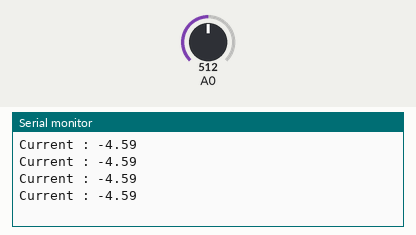
Bench run of a sketch on a simulated Arduino Uno, built with avr-gcc and run on an emulated ATmega328P. Shown: the last lines printed to the serial monitor. The test bench sets the inputs (shaded band); at power-on: A0 = 512.

Above: at 1.2 s.
1.3 s: A0 set to 716
At 1.71 s:
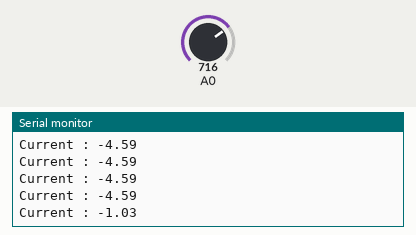
2.8 s: A0 set to 900
At 2.91 s:
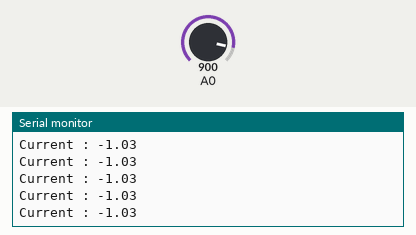
Timing chart, 0 to 5.8 s (numbered marks = the images above; inputs shaded):
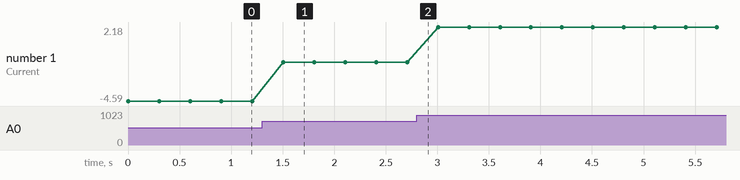

The sketch:

ACS712_20A_test_pico.ino
```cpp
//This code is for raspbery pi Pico

void setup() {
  // put your setup code here, to run once:
  Serial.begin(9600);
}

void loop() {

  int adc = analogRead(A0);
  float voltage = adc * 3.3/ 1023;
  float current = (voltage - 2.5) / 0.185; //for 20A

  Serial.print("Current : ");
  Serial.println(current);
  delay(300);
}
```

Measured:
- after the input at 1.3 s, the serial monitor: prints a new line after 0.20 s (image 1)
- plotted number 1: -4.59 → -1.03 after the input at 1.3 s, -1.03 → 2.18 after the input at 2.8 s
